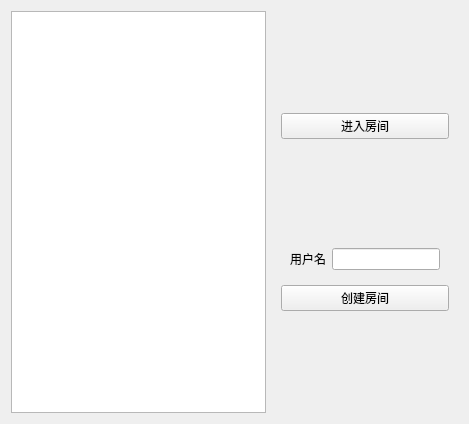
<?xml version="1.0" encoding="UTF-8"?>
<ui version="4.0">
 <class>Server</class>
 <widget class="QWidget" name="Server">
  <property name="geometry">
   <rect>
    <x>0</x>
    <y>0</y>
    <width>469</width>
    <height>424</height>
   </rect>
  </property>
  <property name="windowTitle">
   <string>Form</string>
  </property>
  <layout class="QHBoxLayout" name="horizontalLayout_2">
   <item>
    <widget class="QListWidget" name="listWidget"/>
   </item>
   <item>
    <widget class="QWidget" name="widget" native="true">
     <layout class="QVBoxLayout" name="verticalLayout">
      <item>
       <spacer name="verticalSpacer_2">
        <property name="orientation">
         <enum>Qt::Vertical</enum>
        </property>
        <property name="sizeHint" stdset="0">
         <size>
          <width>20</width>
          <height>40</height>
         </size>
        </property>
       </spacer>
      </item>
      <item>
       <widget class="QPushButton" name="enter">
        <property name="text">
         <string>进入房间</string>
        </property>
       </widget>
      </item>
      <item>
       <spacer name="verticalSpacer">
        <property name="orientation">
         <enum>Qt::Vertical</enum>
        </property>
        <property name="sizeHint" stdset="0">
         <size>
          <width>20</width>
          <height>40</height>
         </size>
        </property>
       </spacer>
      </item>
      <item>
       <widget class="QWidget" name="widget_2" native="true">
        <layout class="QHBoxLayout" name="horizontalLayout">
         <item>
          <widget class="QLabel" name="label">
           <property name="text">
            <string>用户名</string>
           </property>
          </widget>
         </item>
         <item>
          <widget class="QLineEdit" name="lineEdit"/>
         </item>
        </layout>
       </widget>
      </item>
      <item>
       <widget class="QPushButton" name="name">
        <property name="text">
         <string>创建房间</string>
        </property>
       </widget>
      </item>
      <item>
       <spacer name="verticalSpacer_3">
        <property name="orientation">
         <enum>Qt::Vertical</enum>
        </property>
        <property name="sizeHint" stdset="0">
         <size>
          <width>20</width>
          <height>40</height>
         </size>
        </property>
       </spacer>
      </item>
     </layout>
    </widget>
   </item>
  </layout>
 </widget>
 <resources/>
 <connections/>
</ui>
